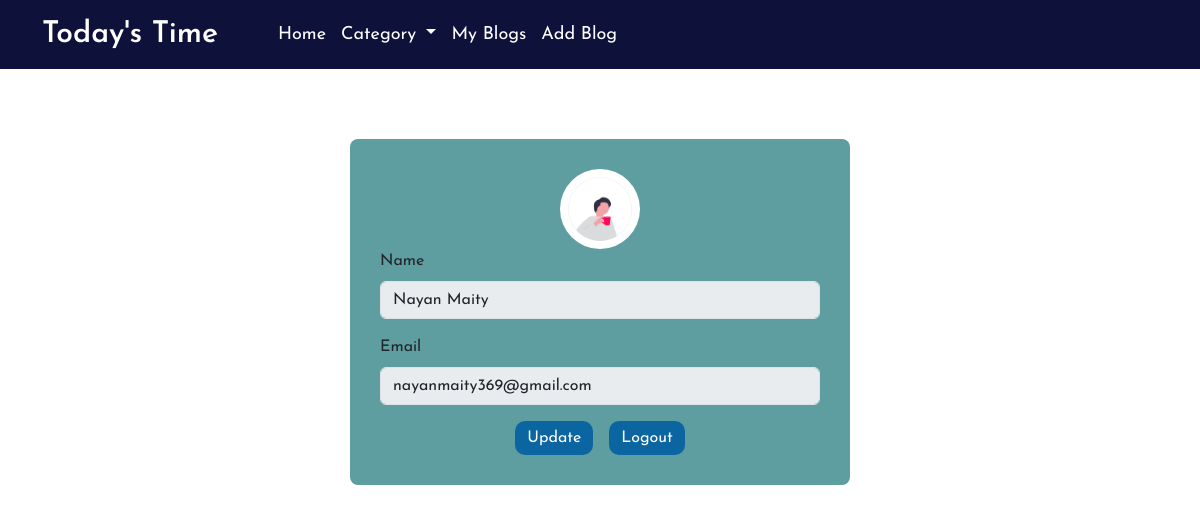
Page /profile.php (signed in) on the committed database.
### tables this page shows
CREATE TABLE `user` (
  `user_id` int(11) NOT NULL,
  `user_name` varchar(255) NOT NULL,
  `user_email` varchar(255) NOT NULL,
  `user_password` varchar(255) NOT NULL,
  `avatar` varchar(255) DEFAULT NULL,
  `user_role` enum('admin','user','blogger') NOT NULL DEFAULT 'user',
  `token` int(11) DEFAULT NULL,
  `create_user_data` varchar(255) DEFAULT NULL,
  `update_user_data` varchar(255) DEFAULT NULL,
  `user_show` enum('0','1') NOT NULL DEFAULT '1'
);

### profile.php (the view, shortened to what this page needs)
<?php
require_once("./config/connect.php");
$id = $_SESSION['id'];
$selectUser = "SELECT * FROM user WHERE user_id = '$id'";
$resUser = mysqli_fetch_assoc(mysqli_query($conn, $selectUser));
?>
<!DOCTYPE html>
<html lang="en">
<head>
    <link rel="stylesheet" type="text/css" href="./assets/css/style.css">
    <link rel="stylesheet" type="text/css" href="./assets/css/media.css">
    <link rel="stylesheet" href="https://cdn.jsdelivr.net/npm/bootstrap@5.3.3/dist/css/bootstrap.min.css">
    <link rel="stylesheet" href="https://cdnjs.cloudflare.com/ajax/libs/font-awesome/6.5.2/css/all.min.css">
</head>
<body>
    <header id="header">
        <div class="container-xl ">
            <div class="navbar-normal">
                <a class="logo" href="index.php">Today's Time</a>
                <div class="nav-inner">
                    <ul class="navbar-nav" id="menu">
                        <li class="nav-item">
                            <a class="nav-link active" aria-current="page" href="index.php">Home</a>
                        </li>
                        <li class="nav-item dropdown">
                            <a class="nav-link dropdown-toggle" href="#" role="button" data-bs-toggle="dropdown" aria-expanded="false">
                                Category
                            </a>
                        </li>
                        <?php if ($resUser['user_role'] == 'user') : ?>
                            <li class="nav-item">
                                <a class="nav-link active" aria-current="page" href="./become-blogger.php">Become Blogger</a>
                            </li>
                        <?php else : ?>
                            <li class="nav-item">
                                <a class="nav-link active" aria-current="page" href="./index.php?blog_user=<?php echo $id ?>">My Blogs</a>
                            </li>
                            <li class="nav-item">
                                <a class="nav-link active" aria-current="page" href="./add-post.php">Add Blog</a>
                            </li>
                        <?php endif ?>
                    </ul>
                </div>
            </div>
        </div>
    </header>
    <div class="container-lg">
        <div class="row">
            <div class="col-lg-8 m-auto ">
                <section id="profile-main">
                    <div class="profile-img">
                        <?php if ($resUser['avatar']) : ?>
                            <img src="./uploads/<?php echo $resUser['avatar'] ?>" alt="Avatar">
                        <?php else : ?>
                            <img src="./uploads/default_avatar.png" alt="Avatar">
                        <?php endif ?>
                    </div>
                    <form class="row g-3">
                        <div class="col-12">
                            <label for="inputEmail4" class="form-label">Name</label>
                            <input type="text" class="form-control" id="inputEmail4" value="<?php echo $resUser['user_name'] ?>" disabled>
                        </div>
                        <div class="col-12">
                            <label for="inputEmail4" class="form-label">Email</label>
                            <input type="text" class="form-control" id="inputEmail4" Value="<?php echo $resUser['user_email'] ?>" disabled>
                        </div>
                        <div class="col-12 d-flex gap-3 justify-content-center align-items-center profile-btn">
                            <a href="update-profile.php">Update</a>
                            <a href="logout.php">Logout</a>
                        </div>
                    </form>
                </section>
            </div>
        </div>
    </div>
</body>
</html>

### assets/css/style.css (style rules this page uses)
* { padding: 0; margin: 0; box-sizing: border-box; text-decoration: none !important; list-style: none !important; font-family: "Josefin Sans", sans-serif; }
body, html { scroll-behavior: smooth; overflow-x: hidden; position: relative; }
:root { --white: #fff; --light: #e9e6e6; --dark: #0e123a; --primary: #11476c; --secondary: #0a65a1; --info: #3893d0; --accent1: #24222b; --accent2: #3b5aa8; --accent3: #2a6adb; --success: #059753; --warning: #e1c706; --danger: #fe0654; }
#header { width: 100%; height: auto; background-color: var(--dark); }
.navbar-normal { width: 100%; height: auto; padding: 12px 0px; display: flex; align-items: center; }
.logo { width: 17%; font-size: 30px !important; font-weight: 600; color: var(--white) !important; margin-right: 16px !important; }
.nav-inner { width: 82%; display: flex; align-items: center; justify-content: space-between; }
#menu { margin: 0px !important; flex-direction: row !important; align-items: center !important; gap: 15px; }
.nav-link { font-size: 18px !important; color: var(--white) !important; }
#profile-main { max-width: 500px; height: auto; margin: 70px auto; padding: 30px; background-color: #5f9ea0; border-radius: 8px; }
.profile-img { width: 80px; height: 80px; margin: auto; overflow: hidden; border-radius: 50%; }
.profile-img img { width: 100%; height: 100%; object-fit: cover; }
.profile-btn a, .profile-btn button { padding: 5px 12px; border: none; border-radius: 10px; background-color: var(--secondary); color: var(--white); }

### assets/css/media.css (style rules this page uses)
@media (min-width: 992px) and (max-width: 1200px) { .logo { width: 20%; } }
@media (min-width: 992px) and (max-width: 1200px) { .nav-inner { width: 80%; } }

### rows in the picture
user: avatar (picture), user_name "Nayan Maity", user_email "nayanmaity369@gmail.com"
